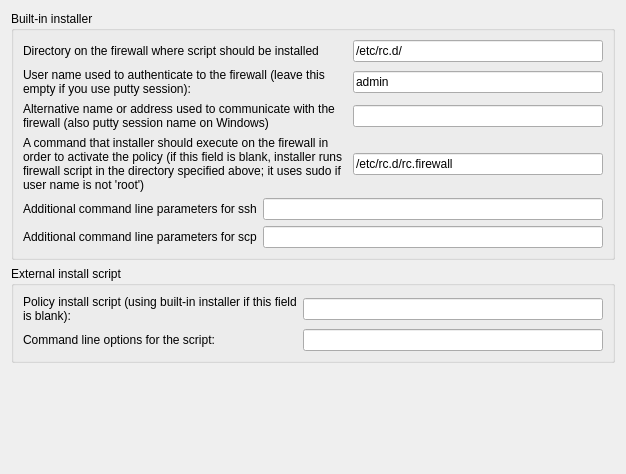
     <widget class="QWidget" name="tab1">
      <attribute name="title">
       <string>Installer</string>
      </attribute>
      <layout class="QGridLayout" name="gridLayout_3">
       <item row="0" column="0">
        <widget class="QGroupBox" name="groupBox2">
         <property name="title">
          <string>Built-in installer</string>
         </property>
         <layout class="QGridLayout" name="gridLayout_102">
          <item row="0" column="0">
           <widget class="QLabel" name="label556">
            <property name="text">
             <string>Directory on the firewall where script should be installed</string>
            </property>
            <property name="alignment">
             <set>Qt::AlignLeading|Qt::AlignLeft|Qt::AlignVCenter</set>
            </property>
            <property name="wordWrap">
             <bool>true</bool>
            </property>
           </widget>
          </item>
          <item row="0" column="1">
           <widget class="QLineEdit" name="ipt_fw_dir">
            <property name="sizePolicy">
             <sizepolicy hsizetype="Fixed" vsizetype="Fixed">
              <horstretch>0</horstretch>
              <verstretch>0</verstretch>
             </sizepolicy>
            </property>
            <property name="minimumSize">
             <size>
              <width>250</width>
              <height>0</height>
             </size>
            </property>
            <property name="text">
             <string>/etc/rc.d/</string>
            </property>
            <property name="cursorPosition">
             <number>0</number>
            </property>
            <property name="readOnly">
             <bool>true</bool>
            </property>
           </widget>
          </item>
          <item row="1" column="0">
           <widget class="QLabel" name="textLabel1_2">
            <property name="text">
             <string>User name used to authenticate to the firewall (leave this empty if you use putty session):</string>
            </property>
            <property name="alignment">
             <set>Qt::AlignLeading|Qt::AlignLeft|Qt::AlignVCenter</set>
            </property>
            <property name="wordWrap">
             <bool>true</bool>
            </property>
           </widget>
          </item>
          <item row="1" column="1">
           <widget class="QLineEdit" name="ipt_user">
            <property name="sizePolicy">
             <sizepolicy hsizetype="Fixed" vsizetype="Fixed">
              <horstretch>0</horstretch>
              <verstretch>0</verstretch>
             </sizepolicy>
            </property>
            <property name="minimumSize">
             <size>
              <width>250</width>
              <height>0</height>
             </size>
            </property>
            <property name="text">
             <string>admin</string>
            </property>
            <property name="cursorPosition">
             <number>0</number>
            </property>
            <property name="readOnly">
             <bool>true</bool>
            </property>
           </widget>
          </item>
          <item row="2" column="0">
           <widget class="QLabel" name="textLabel1_3">
            <property name="text">
             <string>Alternative name or address used to communicate with the firewall (also putty session name on Windows)</string>
            </property>
            <property name="alignment">
             <set>Qt::AlignLeading|Qt::AlignLeft|Qt::AlignTop</set>
            </property>
            <property name="wordWrap">
             <bool>true</bool>
            </property>
           </widget>
          </item>
          <item row="2" column="1">
           <widget class="QLineEdit" name="altAddress">
            <property name="sizePolicy">
             <sizepolicy hsizetype="Fixed" vsizetype="Fixed">
              <horstretch>0</horstretch>
              <verstretch>0</verstretch>
             </sizepolicy>
            </property>
            <property name="minimumSize">
             <size>
              <width>250</width>
              <height>0</height>
             </size>
            </property>
           </widget>
          </item>
          <item row="3" column="0">
           <widget class="QLabel" name="textLabel1_4">
            <property name="text">
             <string>A command that installer should execute on the firewall in order to activate the policy (if this field is blank, installer runs firewall script in the directory specified above; it uses sudo if user name is not 'root')</string>
            </property>
            <property name="alignment">
             <set>Qt::AlignVCenter</set>
            </property>
            <property name="wordWrap">
             <bool>true</bool>
            </property>
           </widget>
          </item>
          <item row="3" column="1">
           <widget class="QLineEdit" name="activationCmd">
            <property name="sizePolicy">
             <sizepolicy hsizetype="Fixed" vsizetype="Fixed">
              <horstretch>0</horstretch>
              <verstretch>0</verstretch>
             </sizepolicy>
            </property>
            <property name="minimumSize">
             <size>
              <width>250</width>
              <height>0</height>
             </size>
            </property>
            <property name="text">
             <string>/etc/rc.d/rc.firewall</string>
            </property>
            <property name="cursorPosition">
             <number>0</number>
            </property>
            <property name="readOnly">
             <bool>true</bool>
            </property>
           </widget>
          </item>
          <item row="4" column="0" colspan="2">
           <layout class="QHBoxLayout">
            <item>
             <widget class="QLabel" name="textLabel1_7">
              <property name="text">
               <string>Additional command line parameters for ssh</string>
              </property>
              <property name="wordWrap">
               <bool>false</bool>
              </property>
             </widget>
            </item>
            <item>
             <widget class="QLineEdit" name="sshArgs">
              <property name="sizePolicy">
               <sizepolicy hsizetype="Expanding" vsizetype="Fixed">
                <horstretch>0</horstretch>
                <verstretch>0</verstretch>
               </sizepolicy>
              </property>
              <property name="minimumSize">
               <size>
                <width>300</width>
                <height>0</height>
               </size>
              </property>
             </widget>
            </item>
           </layout>
          </item>
          <item row="5" column="0" colspan="2">
           <layout class="QHBoxLayout" name="_2">
            <item>
             <widget class="QLabel" name="textLabel1_8">
              <property name="text">
               <string>Additional command line parameters for scp</string>
              </property>
              <property name="wordWrap">
               <bool>false</bool>
              </property>
             </widget>
            </item>
            <item>
             <widget class="QLineEdit" name="scpArgs">
              <property name="sizePolicy">
               <sizepolicy hsizetype="Expanding" vsizetype="Fixed">
                <horstretch>0</horstretch>
                <verstretch>0</verstretch>
               </sizepolicy>
              </property>
              <property name="minimumSize">
               <size>
                <width>300</width>
                <height>0</height>
               </size>
              </property>
             </widget>
            </item>
           </layout>
          </item>
         </layout>
        </widget>
       </item>
       <item row="1" column="0">
        <widget class="QGroupBox" name="groupBox1">
         <property name="title">
          <string>External install script</string>
         </property>
         <layout class="QGridLayout" name="gridLayout_2">
          <item row="0" column="0">
           <layout class="QHBoxLayout" name="horizontalLayout">
            <item>
             <widget class="QLabel" name="textLabel5_2">
              <property name="sizePolicy">
               <sizepolicy hsizetype="Expanding" vsizetype="Preferred">
                <horstretch>0</horstretch>
                <verstretch>0</verstretch>
               </sizepolicy>
              </property>
              <property name="text">
               <string>Policy install script (using built-in installer if this field is blank):</string>
              </property>
              <property name="alignment">
               <set>Qt::AlignLeading|Qt::AlignLeft|Qt::AlignVCenter</set>
              </property>
              <property name="wordWrap">
               <bool>true</bool>
              </property>
             </widget>
            </item>
            <item>
             <widget class="QLineEdit" name="installScript">
              <property name="sizePolicy">
               <sizepolicy hsizetype="Fixed" vsizetype="Fixed">
                <horstretch>0</horstretch>
                <verstretch>0</verstretch>
               </sizepolicy>
              </property>
              <property name="minimumSize">
               <size>
                <width>300</width>
                <height>0</height>
               </size>
              </property>
             </widget>
            </item>
           </layout>
          </item>
          <item row="1" column="0">
           <layout class="QHBoxLayout" name="horizontalLayout_2">
            <item>
             <widget class="QLabel" name="textLabel6_2">
              <property name="sizePolicy">
               <sizepolicy hsizetype="Expanding" vsizetype="Preferred">
                <horstretch>0</horstretch>
                <verstretch>0</verstretch>
               </sizepolicy>
              </property>
              <property name="text">
               <string>Command line options for the script:</string>
              </property>
              <property name="alignment">
               <set>Qt::AlignLeading|Qt::AlignLeft|Qt::AlignVCenter</set>
              </property>
              <property name="wordWrap">
               <bool>false</bool>
              </property>
             </widget>
            </item>
            <item>
             <widget class="QLineEdit" name="installScriptArgs">
              <property name="sizePolicy">
               <sizepolicy hsizetype="Fixed" vsizetype="Fixed">
                <horstretch>0</horstretch>
                <verstretch>0</verstretch>
               </sizepolicy>
              </property>
              <property name="minimumSize">
               <size>
                <width>300</width>
                <height>0</height>
               </size>
              </property>
             </widget>
            </item>
           </layout>
          </item>
         </layout>
        </widget>
       </item>
       <item row="2" column="0">
        <spacer>
         <property name="orientation">
          <enum>Qt::Vertical</enum>
         </property>
         <property name="sizeType">
          <enum>QSizePolicy::Expanding</enum>
         </property>
         <property name="sizeHint" stdset="0">
          <size>
           <width>20</width>
           <height>100</height>
          </size>
         </property>
        </spacer>
       </item>
      </layout>
     </widget>
